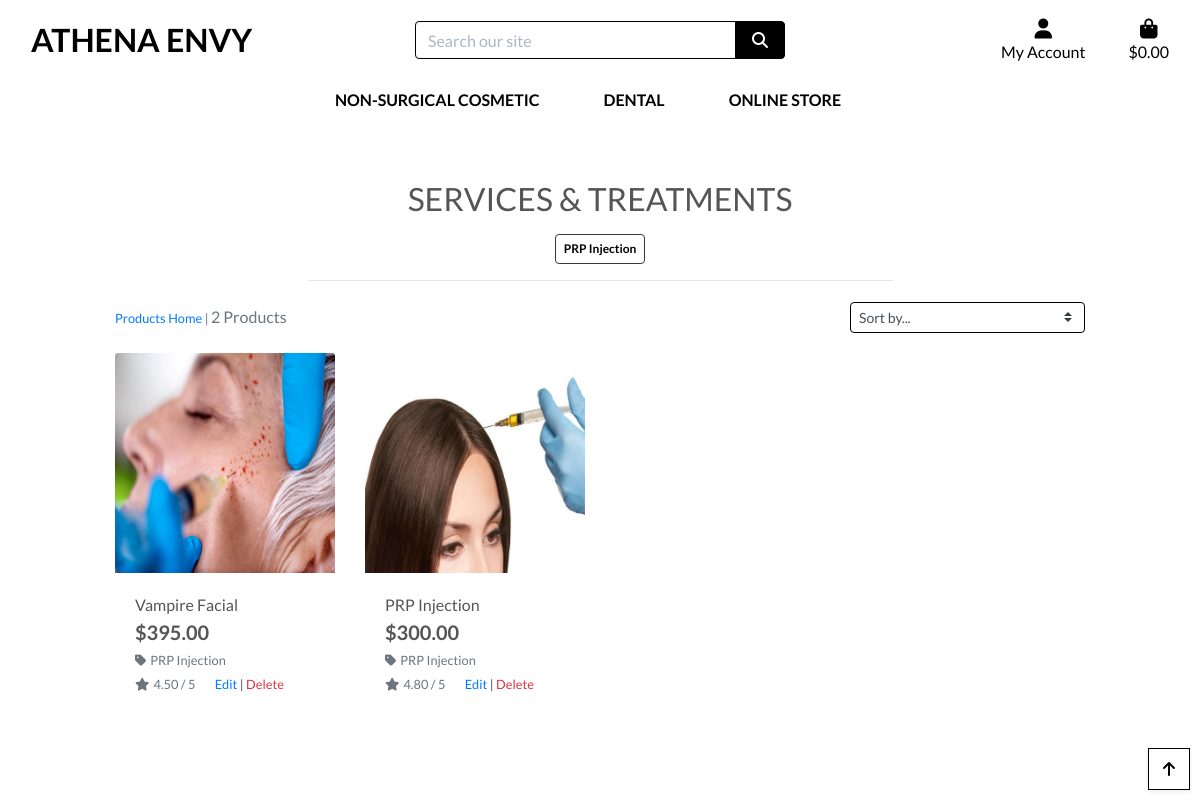
The page /products/?category=prp_injection (signed in) on the database its author committed.
### products/models.py (models this page shows, shortened)
class Category(models.Model):
    class Meta:
        verbose_name_plural = 'Categories'
    name = models.CharField(max_length=254)
    friendly_name = models.CharField(max_length=254, null=True, blank=True)

class Product(models.Model):
    category = models.ForeignKey('Category', null=True, blank=True, on_delete=models.SET_NULL)
    sku = models.CharField(max_length=254, null=True, blank=True)
    name = models.CharField(max_length=254)
    description = models.TextField()
    price = models.DecimalField(max_digits=6, decimal_places=2)
    rating = models.DecimalField(max_digits=6, decimal_places=2, null=True, blank=True)
    image_url = models.URLField(max_length=1024, null=True, blank=True)
    image = models.ImageField(null=True, blank=True)

### products/views.py (the view, shortened to what this page needs)
# urls.py: path('', views.all_products, name='products'),
def all_products(request):
    products = Product.objects.all()
    query = None
    categories = None
    sort = None
    direction = None
    if request.GET:
        if 'category' in request.GET:
            categories = request.GET['category'].split(',')
            products = products.filter(category__name__in=categories)
            categories = Category.objects.filter(name__in=categories)
    current_sorting = f'{sort}_{direction}'
    context = {
        'products': products,
        'search_term': query,
        'current_categories': categories,
        'current_sorting': current_sorting,
    }
    return render(request, 'products/products.html', context)

### bag/contexts.py (called while the page is built, shortened)
def bag_contents(request):
    bag_items = []
    total = 0
    product_count = 0
    bag = request.session.get('bag', {})
    if total < settings.FREE_DELIVERY_THRESHOLD:
        delivery = total * Decimal(settings.STANDARD_DELIVERY_PERCENTAGE / 100)
        free_delivery_delta = settings.FREE_DELIVERY_THRESHOLD - total
    else:
        delivery = 0
        free_delivery_delta = 0
    grand_total = delivery + total
    context = {
        'bag_items': bag_items,
        'total': total,
        'product_count': product_count,
        'delivery': delivery,
        'free_delivery_delta': free_delivery_delta,
        'free_delivery_threshold': settings.FREE_DELIVERY_THRESHOLD,
        'grand_total': grand_total,
    }
    return context

### products/templates/products/products.html (shortened to what this page needs)
{% extends "base.html" %}
{% load static %}
{% block page_header %}
    <div class="container header-container">
    </div>
{% endblock %}
{% block content %}
    <div class="overlay"></div>
    <div class="container-fluid">
        <div class="row">
            <div class="col text-center mt-3">
                <h2 class="logo-font">Services & Treatments</h2>
                {% for c in current_categories %}
                    <a class="category-badge text-decoration-none" href="{% url 'products' %}?category={{ c.name }}">
                        <span class="p-2 mt-2 badge badge-white text-black rounded-1 border border-dark">{{ c.friendly_name }}</span>
                    </a>
                {% endfor %}
                <hr class="w-50 mb-1">
            </div>
        </div>
        <div class="row">
            <div class="product-container col-10 offset-1">
                <div class="row mt-1 mb-2">
                    <div class="col-12 col-md-6 my-auto order-md-last d-flex justify-content-center justify-content-md-end">
                        <div class="sort-select-wrapper w-50">
                            <select id="sort-selector" class="custom-select custom-select-sm rounded-1 border border-{% if current_sorting != 'None_None' %}info{% else %}black{% endif %}">
                                <option value="reset" {% if current_sorting == 'None_None' %}selected{% endif %}>Sort by...</option>
                            </select>
                        </div>
                    </div>
                    <div class="col-12 col-md-6 order-md-first">
                        <p class="text-muted mt-3 text-center text-md-left">
                            {% if search_term or current_categories or current_sorting != 'None_None' %}
                                <span class="small"><a href="{% url 'products' %}">Products Home</a> | </span>
                            {% endif %}
                            {{ products|length }} Products{% if search_term %} found for <strong>"{{ search_term }}"</strong>{% endif %}
                        </p>
                    </div>
                </div>
                <div class="row">
                    {% for product in products %}
                        <div class="col-sm-6 col-md-6 col-lg-4 col-xl-3">
                            <div class="card h-100 border-0">
                                {% if product.image %}
                                <a href="{% url 'product_detail' product.id %}">
                                    <img class="card-img-top img-fluid" src="{{ product.image.url }}" alt="{{ product.name }}">
                                </a>
                                {% else %}
                                <a href="{% url 'product_detail' product.id %}">
                                    <img class="card-img-top img-fluid" src="{{ MEDIA_URL }}noimage.png" alt="{{ product.name }}">
                                </a>
                                {% endif %}
                                <div class="card-body pb-0">
                                    <p class="mb-0">{{ product.name }}</p>
                                </div>
                                <div class="card-footer bg-white pt-0 border-0 text-left">
                                    <div class="row">
                                        <div class="col">
                                            <p class="lead mb-0 text-left font-weight-bold">${{ product.price }}</p>
                                            {% if product.category %}
                                            <p class="small mt-1 mb-0">
                                                <a class="text-muted" href="{% url 'products' %}?category={{ product.category.name }}">
                                                    <i class="fas fa-tag mr-1"></i>{{ product.category.friendly_name }}
                                                </a>
                                            </p>
                                            {% endif %}
                                            {% if product.rating %}
                                                <small class="text-muted"><i class="fas fa-star mr-1"></i>{{ product.rating }} / 5</small>
                                            {% else %}
                                                <small class="text-muted">No Rating</small>
                                            {% endif %}
                                            {% if request.user.is_superuser %}
                                                <small class="ml-3">
                                                    <a href="{% url 'edit_product' product.id %}">Edit</a> |
                                                    <a class="text-danger" href="{% url 'delete_product' product.id %}">Delete</a>
                                                </small>
                                            {% endif %}
                                        </div>
                                    </div>
                                </div>
                            </div>
                        </div>
                    {% endfor %}
                </div>
            </div>
        </div>
    </div>
    <div class="btt-button shadow-sm rounded-1 border border-black">
        <a class="btt-link d-flex h-100">
            <i class="fas fa-arrow-up text-black mx-auto my-auto"></i>
        </a>
    </div>
{% endblock %}

### static/css/base.css (style rules this page uses)
html { height: 100%; }
body { background: url('/media/header.jpg') no-repeat center center fixed; background-size: cover; height: calc(100vh - 164px); color: #555; font-family: 'Lato'; }
.logo-font { text-transform: uppercase; }
.text-black { color: #000 !important; }
.border-black { border: 1px solid black !important; }
.overlay { height: 100%; width: 100%; top: 0; left: 0; position: fixed; background: white; z-index: -1; }
.btt-button { height: 42px; width: 42px; position: fixed; bottom: 10px; right: 10px; }
.btt-link, .update-link, .remove-item { cursor: pointer; }
@media (min-width: 1200px) { .container { max-width: 80%; } }
@media (min-width: 992px) { .header-container { padding-top: 164px; } }

### rows shown on the page
Category: friendly_name "PRP Injection"
Product: image (picture), name "Vampire Facial", price "395.00", category.friendly_name "PRP Injection", rating "4.50"
Product: image (picture), name "PRP Injection", price "300.00", category.friendly_name "PRP Injection", rating "4.80"

### other values the page prints
{{ products|length }} "2"
